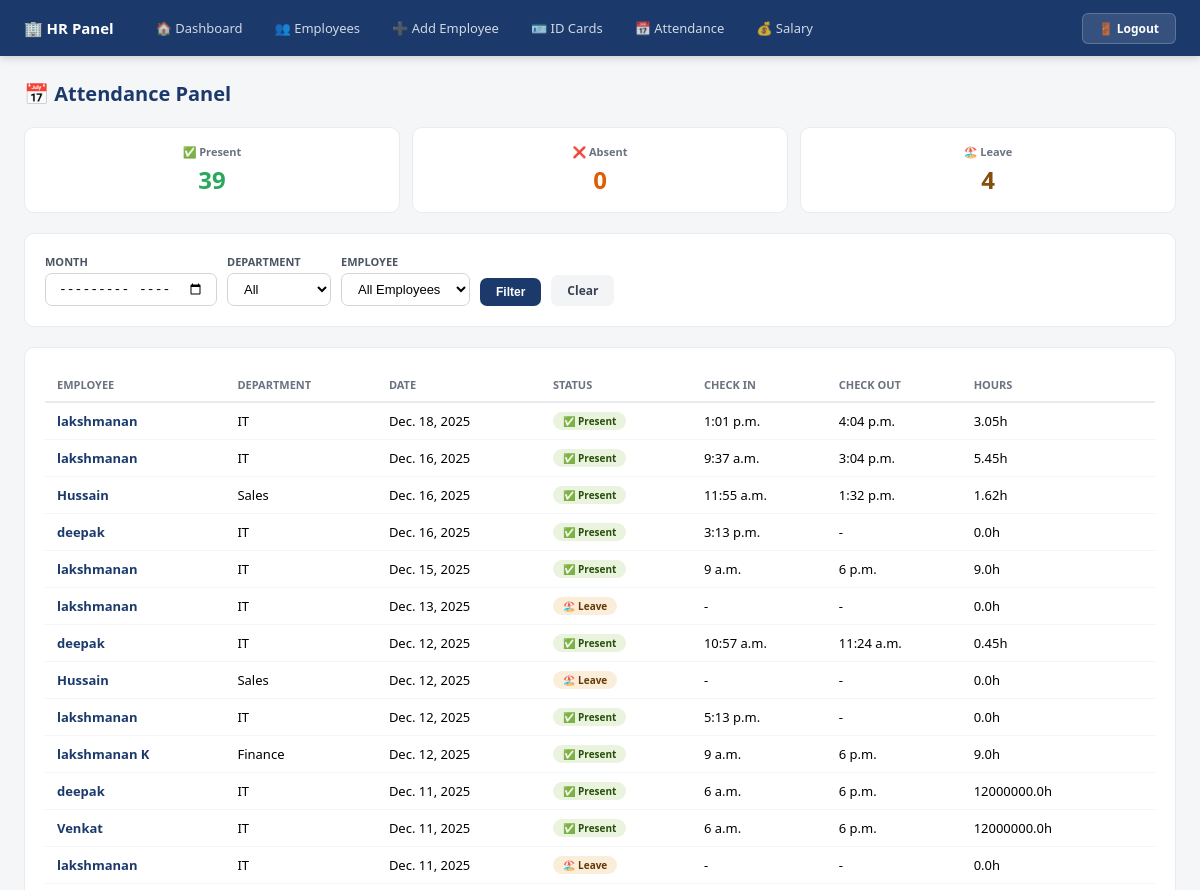
The app's page /hr/attendance-panel/ (upper part), older data.
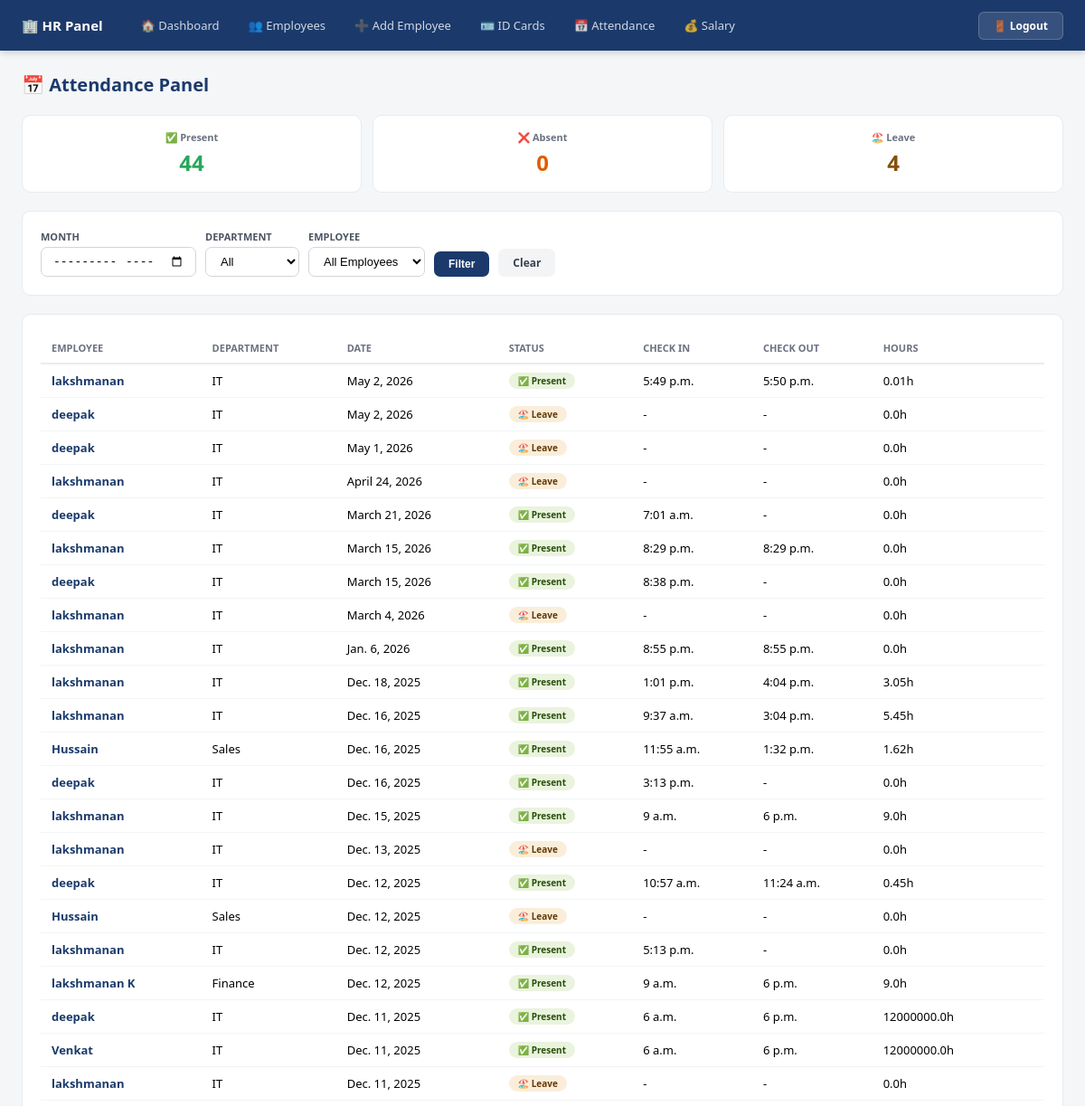
The same page, newer data.
### app/models.py (models this page shows, shortened)
class Emp_Attendance(models.Model):
    employee = models.ForeignKey(Employees, on_delete=models.CASCADE)
    date = models.DateField()
    status = models.CharField(choices=[
        ('present','Present'),('absent','Absent'),('leave','Leave')
    ], max_length=10, null=True, blank=True)
    check_in = models.TimeField(null=True, blank=True)
    check_out = models.TimeField(null=True, blank=True)
    total_hours = models.FloatField(default=0)

class Employees(models.Model):
    user = models.OneToOneField(CustomUser, on_delete=models.CASCADE, null=True, blank=True)
    name = models.CharField(max_length=100)
    emp_id = models.CharField(max_length=20, unique=True, blank=True)
    Gender = models.CharField(choices=[('Male','Male'),('Female','Female'),('Other','Other')], max_length=10)
    phone = models.BigIntegerField()
    depertment = models.CharField(choices=[
        ('HR','HR'),('IT','IT'),('Finance','Finance'),
        ('Marketing','Marketing'),('Sales','Sales')
    ], max_length=20)
    designation = models.CharField(max_length=50)
    salary = models.IntegerField(default=0)
    photo = models.ImageField(upload_to='image/', blank=True, null=True)

### app/views.py (the view)
# urls.py: path('hr/attendance-panel/', hr_attendance_panel, name='hr_attendance_panel'),
def hr_attendance_panel(request):
    employees  = Employees.objects.all()
    month      = request.GET.get("month")
    department = request.GET.get("department")
    emp_id     = request.GET.get("employee")
    attendance = Emp_Attendance.objects.all().order_by("-date")
    if month:
        year, mon  = month.split("-")
        attendance = attendance.filter(date__year=year, date__month=mon)
    if department:
        attendance = attendance.filter(employee__depertment=department)
    if emp_id:
        attendance = attendance.filter(employee__id=emp_id)
    return render(request, "hr_attendance_panel.html", {
        "attendance":          attendance,
        "employees":           employees,
        "selected_month":      month,
        "selected_department": department,
        "selected_employee":   emp_id,
        "present_count":       attendance.filter(status__icontains='present').count(),
        "absent_count":        attendance.filter(status__icontains='absent').count(),
        "leave_count":         attendance.filter(status__icontains='leave').count(),
    })

### app/templates/hr_attendance_panel.html (shortened to what this page needs)
{% include "hr_navbar.html" %}
<!DOCTYPE html>
<html lang="en">
<head>
</head>
<body>
<div class="content">
  <div class="page-title">📅 Attendance Panel</div>
  <div class="stat-grid">
    <div class="stat-card"><div class="stat-label">✅ Present</div><div class="stat-val" style="color:#27A85A">{{ present_count }}</div></div>
    <div class="stat-card"><div class="stat-label">❌ Absent</div><div class="stat-val" style="color:#E05C00">{{ absent_count }}</div></div>
    <div class="stat-card"><div class="stat-label">🏖️ Leave</div><div class="stat-val" style="color:#854F0B">{{ leave_count }}</div></div>
  </div>
  <div class="card">
    <form method="get" class="filter-row">
      <div class="field"><label>Month</label><input type="month" name="month" value="{{ selected_month }}"></div>
      <div class="field">
        <label>Department</label>
        <select name="department">
          <option value="">All</option>
        </select>
      </div>
      <div class="field">
        <label>Employee</label>
        <select name="employee">
          <option value="">All Employees</option>
        </select>
      </div>
      <button type="submit" class="btn btn-primary">Filter</button>
      <a href="{% url 'hr_attendance_panel' %}" class="btn btn-clear">Clear</a>
    </form>
  </div>
  <div class="card">
    <table class="table">
      <thead><tr><th>Employee</th><th>Department</th><th>Date</th><th>Status</th><th>Check In</th><th>Check Out</th><th>Hours</th></tr></thead>
      <tbody>
        {% for a in attendance %}
        <tr>
          <td style="font-weight:600;color:#1B3A6B">{{ a.employee.name }}</td>
          <td>{{ a.employee.depertment }}</td>
          <td>{{ a.date }}</td>
          <td>
            {% if 'present' in a.status|lower %}<span class="badge" style="background:#EAF3DE;color:#27500A">✅ Present</span>
            {% elif 'absent' in a.status|lower %}<span class="badge" style="background:#FCEBEB;color:#A32D2D">❌ Absent</span>
            {% else %}<span class="badge" style="background:#FAEEDA;color:#633806">🏖️ Leave</span>{% endif %}
          </td>
          <td>{{ a.check_in|default:"-" }}</td>
          <td>{{ a.check_out|default:"-" }}</td>
          <td>{{ a.total_hours }}h</td>
        </tr>
        {% empty %}
        <tr><td colspan="7" style="text-align:center;padding:2rem;color:#9CA3AF">No records found.</td></tr>
        {% endfor %}
      </tbody>
    </table>
  </div>
</div>
</body>
</html>

Row changes from the older to the newer data that the page shows:
added Emp_Attendance: employee.name "lakshmanan", employee.depertment "IT", date "May 2, 2026", status "✅ Present", check_in "5:49 p.m.", check_out "5:50 p.m.", total_hours "0.01"
added Emp_Attendance: employee.name "deepak", employee.depertment "IT", date "May 2, 2026", shows "🏖️ Leave", check_in "-", check_out "-", total_hours "0.0"
added Emp_Attendance: employee.name "deepak", employee.depertment "IT", date "May 1, 2026", shows "🏖️ Leave", check_in "-", check_out "-", total_hours "0.0"
added Emp_Attendance: employee.name "lakshmanan", employee.depertment "IT", date "April 24, 2026", shows "🏖️ Leave", check_in "-", check_out "-", total_hours "0.0"
added Emp_Attendance: employee.name "deepak", employee.depertment "IT", date "March 21, 2026", status "✅ Present", check_in "7:01 a.m.", check_out "-", total_hours "0.0"
added Emp_Attendance: employee.name "lakshmanan", employee.depertment "IT", date "March 15, 2026", status "✅ Present", check_in "8:29 p.m.", check_out "8:29 p.m.", total_hours "0.0"
added Emp_Attendance: employee.name "deepak", employee.depertment "IT", date "March 15, 2026", status "✅ Present", check_in "8:38 p.m.", check_out "-", total_hours "0.0"
added Emp_Attendance: employee.name "lakshmanan", employee.depertment "IT", date "March 4, 2026", shows "🏖️ Leave", check_in "-", check_out "-", total_hours "0.0"
added Emp_Attendance: employee.name "lakshmanan", employee.depertment "IT", date "Jan. 6, 2026", status "✅ Present", check_in "8:55 p.m.", check_out "8:55 p.m.", total_hours "0.0"
Text that changed along with them:
{{ present_count }}: "39" → "44"
